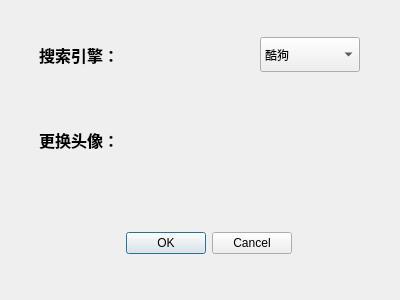
<?xml version="1.0" encoding="UTF-8"?>
<ui version="4.0">
 <class>dialogSetting1</class>
 <widget class="QDialog" name="dialogSetting1">
  <property name="geometry">
   <rect>
    <x>0</x>
    <y>0</y>
    <width>400</width>
    <height>300</height>
   </rect>
  </property>
  <property name="windowTitle">
   <string>Dialog</string>
  </property>
  <widget class="QStackedWidget" name="stackedWidget">
   <property name="geometry">
    <rect>
     <x>9</x>
     <y>9</y>
     <width>381</width>
     <height>281</height>
    </rect>
   </property>
   <property name="styleSheet">
    <string notr="true"/>
   </property>
   <property name="currentIndex">
    <number>0</number>
   </property>
   <widget class="QWidget" name="page">
    <widget class="QWidget" name="layoutWidget">
     <property name="geometry">
      <rect>
       <x>30</x>
       <y>80</y>
       <width>321</width>
       <height>102</height>
      </rect>
     </property>
     <layout class="QHBoxLayout" name="horizontalLayout_7">
      <item>
       <widget class="QLabel" name="label_7">
        <property name="font">
         <font>
          <family>Adobe 黑体 Std R</family>
          <pointsize>12</pointsize>
          <weight>75</weight>
          <bold>true</bold>
         </font>
        </property>
        <property name="text">
         <string>更换头像：</string>
        </property>
       </widget>
      </item>
      <item>
       <widget class="QPushButton" name="pushButton_7">
        <property name="cursor">
         <cursorShape>ArrowCursor</cursorShape>
        </property>
        <property name="toolTip">
         <string>拍摄</string>
        </property>
        <property name="autoFillBackground">
         <bool>false</bool>
        </property>
        <property name="styleSheet">
         <string notr="true">QPushButton:hover
{
	border:none;
	background-color: rgb(170, 255, 127);
	
}
QPushButton
{
	border:none;
	
}</string>
        </property>
        <property name="text">
         <string/>
        </property>
        <property name="icon">
         <iconset resource="img.qrc">
          <normaloff>:/new/prefix1/img/image/add.png</normaloff>:/new/prefix1/img/image/add.png</iconset>
        </property>
        <property name="iconSize">
         <size>
          <width>100</width>
          <height>100</height>
         </size>
        </property>
        <property name="autoRepeat">
         <bool>false</bool>
        </property>
       </widget>
      </item>
      <item>
       <widget class="QPushButton" name="pushButton_8">
        <property name="cursor">
         <cursorShape>ArrowCursor</cursorShape>
        </property>
        <property name="toolTip">
         <string>选择本地文件</string>
        </property>
        <property name="autoFillBackground">
         <bool>false</bool>
        </property>
        <property name="styleSheet">
         <string notr="true">QPushButton:hover
{
	border:none;
	background-color: rgb(170, 255, 127);
	
}
QPushButton
{
	border:none;
	
}</string>
        </property>
        <property name="text">
         <string/>
        </property>
        <property name="icon">
         <iconset resource="img.qrc">
          <normaloff>:/new/prefix1/img/image/addFromLocal.png</normaloff>:/new/prefix1/img/image/addFromLocal.png</iconset>
        </property>
        <property name="iconSize">
         <size>
          <width>40</width>
          <height>40</height>
         </size>
        </property>
        <property name="autoRepeat">
         <bool>false</bool>
        </property>
       </widget>
      </item>
     </layout>
    </widget>
    <widget class="QDialogButtonBox" name="buttonBox">
     <property name="geometry">
      <rect>
       <x>90</x>
       <y>220</y>
       <width>193</width>
       <height>28</height>
      </rect>
     </property>
     <property name="standardButtons">
      <set>QDialogButtonBox::Cancel|QDialogButtonBox::Ok</set>
     </property>
    </widget>
    <widget class="QWidget" name="layoutWidget_2">
     <property name="geometry">
      <rect>
       <x>30</x>
       <y>20</y>
       <width>321</width>
       <height>52</height>
      </rect>
     </property>
     <layout class="QHBoxLayout" name="horizontalLayout_8">
      <item>
       <widget class="QLabel" name="label_8">
        <property name="minimumSize">
         <size>
          <width>0</width>
          <height>35</height>
         </size>
        </property>
        <property name="font">
         <font>
          <family>Adobe 黑体 Std R</family>
          <pointsize>12</pointsize>
          <weight>75</weight>
          <bold>true</bold>
         </font>
        </property>
        <property name="text">
         <string>搜索引擎：</string>
        </property>
       </widget>
      </item>
      <item>
       <spacer name="horizontalSpacer_4">
        <property name="orientation">
         <enum>Qt::Horizontal</enum>
        </property>
        <property name="sizeHint" stdset="0">
         <size>
          <width>40</width>
          <height>20</height>
         </size>
        </property>
       </spacer>
      </item>
      <item>
       <widget class="QComboBox" name="comboBox_4">
        <property name="minimumSize">
         <size>
          <width>100</width>
          <height>35</height>
         </size>
        </property>
        <property name="currentIndex">
         <number>0</number>
        </property>
        <property name="maxVisibleItems">
         <number>10</number>
        </property>
        <item>
         <property name="text">
          <string>酷狗</string>
         </property>
        </item>
        <item>
         <property name="text">
          <string>网易云</string>
         </property>
        </item>
       </widget>
      </item>
     </layout>
    </widget>
   </widget>
   <widget class="QWidget" name="page_2"/>
  </widget>
 </widget>
 <resources>
  <include location="img.qrc"/>
 </resources>
 <connections/>
</ui>
